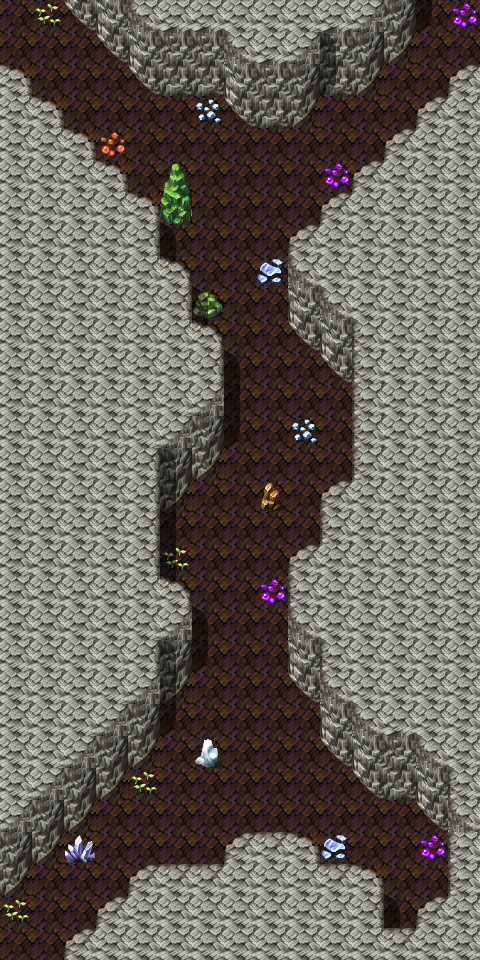

The image is a tile-based game level rendered from a .tmx file. Its description and source (layers, tilesets, objects; grid data summarised) follow:
An orthogonal 15x30 tile map with 32x32 px tiles, 3 tile layers (Ground, Objects, Above), 12 hidden layers not drawn, 62 tilesets and 29 objects (12x replace, 10x script, 4x mapchange, 3x spawn).

<map version="1.5" tiledversion="1.7.2" orientation="orthogonal" renderorder="right-down" width="15" height="30" tilewidth="32" tileheight="32" infinite="0" nextlayerid="20" nextobjectid="75">
 <tileset firstgid="1" name="map_bed_1" tilewidth="32" tileheight="32" tilecount="128" columns="16">
  <image source="../drawable/map_bed_1.png" width="512" height="256" />
 </tileset>
 <tileset firstgid="129" name="map_border_1" tilewidth="32" tileheight="32" tilecount="128" columns="16">
  <image source="../drawable/map_border_1.png" width="512" height="256" />
 </tileset>
 <tileset firstgid="257" name="map_bridge_1" tilewidth="32" tileheight="32" tilecount="128" columns="16">
  <image source="../drawable/map_bridge_1.png" width="512" height="256" />
 </tileset>
 <tileset firstgid="385" name="map_bridge_2" tilewidth="32" tileheight="32" tilecount="128" columns="16">
  <image source="../drawable/map_bridge_2.png" width="512" height="256" />
 </tileset>
 <tileset firstgid="513" name="map_broken_1" tilewidth="32" tileheight="32" tilecount="128" columns="16">
  <image source="../drawable/map_broken_1.png" width="512" height="256" />
 </tileset>
 <tileset firstgid="641" name="map_cavewall_1" tilewidth="32" tileheight="32" tilecount="108" columns="18">
  <image source="../drawable/map_cavewall_1.png" width="576" height="192" />
 </tileset>
 <tileset firstgid="749" name="map_cavewall_2" tilewidth="32" tileheight="32" tilecount="108" columns="18">
  <image source="../drawable/map_cavewall_2.png" width="576" height="192" />
 </tileset>
 <tileset firstgid="857" name="map_cavewall_3" tilewidth="32" tileheight="32" tilecount="108" columns="18">
  <image source="../drawable/map_cavewall_3.png" width="576" height="192" />
 </tileset>
 <tileset firstgid="965" name="map_cavewall_4" tilewidth="32" tileheight="32" tilecount="108" columns="18">
  <image source="../drawable/map_cavewall_4.png" width="576" height="192" />
 </tileset>
 <tileset firstgid="1073" name="map_chair_table_1" tilewidth="32" tileheight="32" tilecount="128" columns="16">
  <image source="../drawable/map_chair_table_1.png" width="512" height="256" />
 </tileset>
 <tileset firstgid="1201" name="map_chair_table_2" tilewidth="32" tileheight="32" tilecount="128" columns="16">
  <image source="../drawable/map_chair_table_2.png" width="512" height="256" />
 </tileset>
 <tileset firstgid="1329" name="map_crate_1" tilewidth="32" tileheight="32" tilecount="128" columns="16">
  <image source="../drawable/map_crate_1.png" width="512" height="256" />
 </tileset>
 <tileset firstgid="1457" name="map_cupboard_1" tilewidth="32" tileheight="32" tilecount="128" columns="16">
  <image source="../drawable/map_cupboard_1.png" width="512" height="256" />
 </tileset>
 <tileset firstgid="1585" name="map_curtain_1" tilewidth="32" tileheight="32" tilecount="128" columns="16">
  <image source="../drawable/map_curtain_1.png" width="512" height="256" />
 </tileset>
 <tileset firstgid="1713" name="map_entrance_1" tilewidth="32" tileheight="32" tilecount="128" columns="16">
  <image source="../drawable/map_entrance_1.png" width="512" height="256" />
 </tileset>
 <tileset firstgid="1841" name="map_entrance_2" tilewidth="32" tileheight="32" tilecount="128" columns="16">
  <image source="../drawable/map_entrance_2.png" width="512" height="256" />
 </tileset>
 <tileset firstgid="1969" name="map_fence_1" tilewidth="32" tileheight="32" tilecount="128" columns="16">
  <image source="../drawable/map_fence_1.png" width="512" height="256" />
 </tileset>
 <tileset firstgid="2097" name="map_fence_2" tilewidth="32" tileheight="32" tilecount="128" columns="16">
  <image source="../drawable/map_fence_2.png" width="512" height="256" />
 </tileset>
 <tileset firstgid="2225" name="map_fence_3" tilewidth="32" tileheight="32" tilecount="128" columns="16">
  <image source="../drawable/map_fence_3.png" width="512" height="256" />
 </tileset>
 <tileset firstgid="2353" name="map_fence_4" tilewidth="32" tileheight="32" tilecount="128" columns="16">
  <image source="../drawable/map_fence_4.png" width="512" height="256" />
 </tileset>
 <tileset firstgid="2481" name="map_ground_1" tilewidth="32" tileheight="32" tilecount="128" columns="16">
  <image source="../drawable/map_ground_1.png" width="512" height="256" />
 </tileset>
 <tileset firstgid="2609" name="map_ground_2" tilewidth="32" tileheight="32" tilecount="128" columns="16">
  <image source="../drawable/map_ground_2.png" width="512" height="256" />
 </tileset>
 <tileset firstgid="2737" name="map_ground_3" tilewidth="32" tileheight="32" tilecount="128" columns="16">
  <image source="../drawable/map_ground_3.png" width="512" height="256" />
 </tileset>
 <tileset firstgid="2865" name="map_ground_4" tilewidth="32" tileheight="32" tilecount="128" columns="16">
  <image source="../drawable/map_ground_4.png" width="512" height="256" />
 </tileset>
 <tileset firstgid="2993" name="map_ground_5" tilewidth="32" tileheight="32" tilecount="128" columns="16">
  <image source="../drawable/map_ground_5.png" width="512" height="256" />
 </tileset>
 <tileset firstgid="3121" name="map_ground_6" tilewidth="32" tileheight="32" tilecount="128" columns="16">
  <image source="../drawable/map_ground_6.png" width="512" height="256" />
 </tileset>
 <tileset firstgid="3249" name="map_ground_7" tilewidth="32" tileheight="32" tilecount="128" columns="16">
  <image source="../drawable/map_ground_7.png" width="512" height="256" />
 </tileset>
 <tileset firstgid="3377" name="map_ground_8" tilewidth="32" tileheight="32" tilecount="128" columns="16">
  <image source="../drawable/map_ground_8.png" width="512" height="256" />
 </tileset>
 <tileset firstgid="3505" name="map_house_1" tilewidth="32" tileheight="32" tilecount="128" columns="16">
  <image source="../drawable/map_house_1.png" width="512" height="256" />
 </tileset>
 <tileset firstgid="3633" name="map_house_2" tilewidth="32" tileheight="32" tilecount="128" columns="16">
  <image source="../drawable/map_house_2.png" width="512" height="256" />
 </tileset>
 <tileset firstgid="3761" name="map_indoor_1" tilewidth="32" tileheight="32" tilecount="128" columns="16">
  <image source="../drawable/map_indoor_1.png" width="512" height="256" />
 </tileset>
 <tileset firstgid="3889" name="map_indoor_2" tilewidth="32" tileheight="32" tilecount="128" columns="16">
  <image source="../drawable/map_indoor_2.png" width="512" height="256" />
 </tileset>
 <tileset firstgid="4017" name="map_kitchen_1" tilewidth="32" tileheight="32" tilecount="128" columns="16">
  <image source="../drawable/map_kitchen_1.png" width="512" height="256" />
 </tileset>
 <tileset firstgid="4145" name="map_outdoor_1" tilewidth="32" tileheight="32" tilecount="128" columns="16">
  <image source="../drawable/map_outdoor_1.png" width="512" height="256" />
 </tileset>
 <tileset firstgid="4273" name="map_pillar_1" tilewidth="32" tileheight="32" tilecount="128" columns="16">
  <image source="../drawable/map_pillar_1.png" width="512" height="256" />
 </tileset>
 <tileset firstgid="4401" name="map_pillar_2" tilewidth="32" tileheight="32" tilecount="128" columns="16">
  <image source="../drawable/map_pillar_2.png" width="512" height="256" />
 </tileset>
 <tileset firstgid="4529" name="map_plant_1" tilewidth="32" tileheight="32" tilecount="128" columns="16">
  <image source="../drawable/map_plant_1.png" width="512" height="256" />
 </tileset>
 <tileset firstgid="4657" name="map_plant_2" tilewidth="32" tileheight="32" tilecount="128" columns="16">
  <image source="../drawable/map_plant_2.png" width="512" height="256" />
 </tileset>
 <tileset firstgid="4785" name="map_rock_1" tilewidth="32" tileheight="32" tilecount="128" columns="16">
  <image source="../drawable/map_rock_1.png" width="512" height="256" />
 </tileset>
 <tileset firstgid="4913" name="map_rock_2" tilewidth="32" tileheight="32" tilecount="128" columns="16">
  <image source="../drawable/map_rock_2.png" width="512" height="256" />
 </tileset>
 <tileset firstgid="5041" name="map_roof_1" tilewidth="32" tileheight="32" tilecount="128" columns="16">
  <image source="../drawable/map_roof_1.png" width="512" height="256" />
 </tileset>
 <tileset firstgid="5169" name="map_roof_2" tilewidth="32" tileheight="32" tilecount="128" columns="16">
  <image source="../drawable/map_roof_2.png" width="512" height="256" />
 </tileset>
 <tileset firstgid="5297" name="map_roof_3" tilewidth="32" tileheight="32" tilecount="128" columns="16">
  <image source="../drawable/map_roof_3.png" width="512" height="256" />
 </tileset>
 <tileset firstgid="5425" name="map_shop_1" tilewidth="32" tileheight="32" tilecount="128" columns="16">
  <image source="../drawable/map_shop_1.png" width="512" height="256" />
 </tileset>
 <tileset firstgid="5553" name="map_sign_ladder_1" tilewidth="32" tileheight="32" tilecount="128" columns="16">
  <image source="../drawable/map_sign_ladder_1.png" width="512" height="256" />
 </tileset>
 <tileset firstgid="5681" name="map_table_1" tilewidth="32" tileheight="32" tilecount="128" columns="16">
  <image source="../drawable/map_table_1.png" width="512" height="256" />
 </tileset>
 <tileset firstgid="5809" name="map_trail_1" tilewidth="32" tileheight="32" tilecount="128" columns="16">
  <image source="../drawable/map_trail_1.png" width="512" height="256" />
 </tileset>
 <tileset firstgid="5937" name="map_transition_1" tilewidth="32" tileheight="32" tilecount="128" columns="16">
  <image source="../drawable/map_transition_1.png" width="512" height="256" />
 </tileset>
 <tileset firstgid="6065" name="map_transition_2" tilewidth="32" tileheight="32" tilecount="128" columns="16">
  <image source="../drawable/map_transition_2.png" width="512" height="256" />
 </tileset>
 <tileset firstgid="6193" name="map_transition_3" tilewidth="32" tileheight="32" tilecount="128" columns="16">
  <image source="../drawable/map_transition_3.png" width="512" height="256" />
 </tileset>
 <tileset firstgid="6321" name="map_transition_4" tilewidth="32" tileheight="32" tilecount="128" columns="16">
  <image source="../drawable/map_transition_4.png" width="512" height="256" />
 </tileset>
 <tileset firstgid="6449" name="map_transition_5" tilewidth="32" tileheight="32" tilecount="128" columns="16">
  <image source="../drawable/map_transition_5.png" width="512" height="256" />
 </tileset>
 <tileset firstgid="6577" name="map_tree_1" tilewidth="32" tileheight="32" tilecount="128" columns="16">
  <image source="../drawable/map_tree_1.png" width="512" height="256" />
 </tileset>
 <tileset firstgid="6705" name="map_tree_2" tilewidth="32" tileheight="32" tilecount="128" columns="16">
  <image source="../drawable/map_tree_2.png" width="512" height="256" />
 </tileset>
 <tileset firstgid="6833" name="map_wall_1" tilewidth="32" tileheight="32" tilecount="128" columns="16">
  <image source="../drawable/map_wall_1.png" width="512" height="256" />
 </tileset>
 <tileset firstgid="6961" name="map_wall_2" tilewidth="32" tileheight="32" tilecount="120" columns="15">
  <image source="../drawable/map_wall_2.png" width="480" height="256" />
 </tileset>
 <tileset firstgid="7081" name="map_wall_3" tilewidth="32" tileheight="32" tilecount="120" columns="15">
  <image source="../drawable/map_wall_3.png" width="480" height="256" />
 </tileset>
 <tileset firstgid="7201" name="map_wall_4" tilewidth="32" tileheight="32" tilecount="120" columns="15">
  <image source="../drawable/map_wall_4.png" width="480" height="256" />
 </tileset>
 <tileset firstgid="7321" name="map_window_1" tilewidth="32" tileheight="32" tilecount="128" columns="16">
  <image source="../drawable/map_window_1.png" width="512" height="256" />
 </tileset>
 <tileset firstgid="7449" name="map_window_2" tilewidth="32" tileheight="32" tilecount="128" columns="16">
  <image source="../drawable/map_window_2.png" width="512" height="256" />
 </tileset>
 <tileset firstgid="7577" name="map_guynmart" tilewidth="32" tileheight="32" tilecount="128" columns="16">
  <image source="../drawable/map_guynmart.png" width="512" height="256" />
 </tileset>
 <tileset firstgid="7705" name="map_ratdom" tilewidth="32" tileheight="32" tilecount="108" columns="18">
  <image source="../drawable/map_ratdom.png" width="576" height="192" />
 </tileset>
 <layer id="1" name="Ground" width="15" height="30">
  <data>[450 cells, 449 non-empty, 16 distinct tile ids]</data>
 </layer>
 <layer id="2" name="Objects" width="15" height="30">
  <data>[450 cells, 21 non-empty, 11 distinct tile ids]</data>
 </layer>
 <layer id="3" name="Above" width="15" height="30">
  <data>[450 cells, 23 non-empty, 6 distinct tile ids]</data>
 </layer>
 <layer id="4" name="Top" width="15" height="30" visible="0">
  <data>[450 cells, 0 non-empty, 0 distinct tile ids]</data>
 </layer>
 <layer id="5" name="Light10" width="15" height="30" visible="0">
  <data>[450 cells, 450 non-empty, 1 distinct tile ids]</data>
 </layer>
 <layer id="6" name="Light1" width="15" height="30" visible="0">
  <data>[450 cells, 351 non-empty, 9 distinct tile ids]</data>
 </layer>
 <layer id="7" name="Light2" width="15" height="30" visible="0">
  <data>[450 cells, 361 non-empty, 8 distinct tile ids]</data>
 </layer>
 <layer id="8" name="Light3" width="15" height="30" visible="0">
  <data>[450 cells, 332 non-empty, 6 distinct tile ids]</data>
 </layer>
 <layer id="9" name="Light4" width="15" height="30" visible="0">
  <data>[450 cells, 330 non-empty, 7 distinct tile ids]</data>
 </layer>
 <layer id="10" name="Light5" width="15" height="30" visible="0">
  <data>[450 cells, 285 non-empty, 9 distinct tile ids]</data>
 </layer>
 <layer id="11" name="Light6" width="15" height="30" visible="0">
  <data>[450 cells, 238 non-empty, 11 distinct tile ids]</data>
 </layer>
 <layer id="12" name="Walkable" width="15" height="30" visible="0">
  <data>[450 cells, 312 non-empty, 1 distinct tile ids]</data>
 </layer>
 <layer id="13" name="Light7" width="15" height="30" visible="0">
  <data>[450 cells, 231 non-empty, 8 distinct tile ids]</data>
 </layer>
 <layer id="14" name="Light8" width="15" height="30" visible="0">
  <data>[450 cells, 0 non-empty, 0 distinct tile ids]</data>
 </layer>
 <layer id="15" name="Compass" width="15" height="30" visible="0">
  <data>[450 cells, 449 non-empty, 5 distinct tile ids]</data>
 </layer>
 <objectgroup id="16" name="Mapevents" visible="0">
  <object id="56" name="south2" type="mapchange" x="416" y="896" width="64" height="64">
   <properties>
    <property name="map" value="ratdom_maze_665" />
    <property name="place" value="north1" />
   </properties>
  </object>
  <object id="57" name="south1" type="mapchange" x="0" y="896" width="64" height="64">
   <properties>
    <property name="map" value="ratdom_maze_664" />
    <property name="place" value="north2" />
   </properties>
  </object>
  <object id="58" name="north2" type="mapchange" x="416" y="0" width="64" height="64">
   <properties>
    <property name="map" value="ratdom_maze_645" />
    <property name="place" value="south1" />
   </properties>
  </object>
  <object id="59" name="north1" type="mapchange" x="0" y="0" width="64" height="64">
   <properties>
    <property name="map" value="ratdom_maze_644" />
    <property name="place" value="south2" />
   </properties>
  </object>
  <object id="60" name="ratdom_maze_light4" type="script" x="0" y="0" width="128" height="192">
   <properties>
    <property name="when" value="always" />
   </properties>
  </object>
  <object id="61" name="ratdom_maze_light3" type="script" x="352" y="0" width="128" height="192">
   <properties>
    <property name="when" value="always" />
   </properties>
  </object>
  <object id="62" name="ratdom_maze_light2" type="script" x="0" y="768" width="128" height="192">
   <properties>
    <property name="when" value="always" />
   </properties>
  </object>
  <object id="63" name="ratdom_maze_light1" type="script" x="352" y="768" width="128" height="192">
   <properties>
    <property name="when" value="always" />
   </properties>
  </object>
  <object id="38" name="ratdom_maze_light5" type="script" x="128" y="96" width="224" height="192">
   <properties>
    <property name="when" value="always" />
   </properties>
  </object>
  <object id="39" name="ratdom_maze_light6" type="script" x="128" y="639" width="224" height="256">
   <properties>
    <property name="when" value="always" />
   </properties>
  </object>
  <object id="47" name="ratdom_maze_light7" type="script" x="160" y="288" width="192" height="352">
   <properties>
    <property name="when" value="always" />
   </properties>
  </object>
  <object id="68" name="ratdom_rat_conv1" type="script" x="224" y="320" width="64" height="32" />
  <object id="69" name="ratdom_rat_conv2" type="script" x="224" y="416" width="128" height="32" />
  <object id="70" name="ratdom_rat_conv3" type="script" x="192" y="608" width="96" height="32" />
 </objectgroup>
 <objectgroup id="17" name="Spawn" visible="0">
  <object id="50" name="ratdom_rat" type="spawn" x="224" y="0" width="32" height="32" />
  <object id="44" name="ratdom_m3" type="spawn" x="160" y="288" width="192" height="416">
   <properties>
    <property name="quantity" value="2" />
    <property name="spawngroup" value="ratdom_m3" />
   </properties>
  </object>
  <object id="46" name="ratdom_maze_rat" type="spawn" x="128" y="160" width="256" height="64">
   <properties>
    <property name="quantity" value="1" />
    <property name="spawngroup" value="ratdom_maze_rat" />
   </properties>
  </object>
 </objectgroup>
 <objectgroup id="18" name="Keys" visible="0" />
 <objectgroup id="19" name="Replace" visible="0">
  <object id="27" name="ratdom_maze:10" type="replace" x="0" y="0" width="480" height="960" visible="0">
   <properties>
    <property name="Top" value="Light10" />
    <property name="requireId" value="ratdom_maze" />
    <property name="requireType" value="questProgress" />
    <property name="requireValue" value="10" />
   </properties>
  </object>
  <object id="64" name="ratdom_maze:4" type="replace" x="0" y="0" width="480" height="960" visible="0">
   <properties>
    <property name="Top" value="Light1" />
    <property name="requireId" value="ratdom_maze" />
    <property name="requireType" value="questProgress" />
    <property name="requireValue" value="4" />
   </properties>
  </object>
  <object id="65" name="ratdom_maze:3" type="replace" x="0" y="0" width="480" height="960" visible="0">
   <properties>
    <property name="Top" value="Light2" />
    <property name="requireId" value="ratdom_maze" />
    <property name="requireType" value="questProgress" />
    <property name="requireValue" value="3" />
   </properties>
  </object>
  <object id="66" name="ratdom_maze:2" type="replace" x="0" y="0" width="480" height="960" visible="0">
   <properties>
    <property name="Top" value="Light3" />
    <property name="requireId" value="ratdom_maze" />
    <property name="requireType" value="questProgress" />
    <property name="requireValue" value="2" />
   </properties>
  </object>
  <object id="67" name="ratdom_maze:1" type="replace" x="0" y="0" width="480" height="960" visible="0">
   <properties>
    <property name="Top" value="Light4" />
    <property name="requireId" value="ratdom_maze" />
    <property name="requireType" value="questProgress" />
    <property name="requireValue" value="1" />
   </properties>
  </object>
  <object id="25" name="ratdom_maze:5" type="replace" x="0" y="0" width="480" height="960" visible="0">
   <properties>
    <property name="Top" value="Light5" />
    <property name="requireId" value="ratdom_maze" />
    <property name="requireType" value="questProgress" />
    <property name="requireValue" value="5" />
   </properties>
  </object>
  </objectgroup>
</map>
<!-- 6 of 29 objects omitted -->
